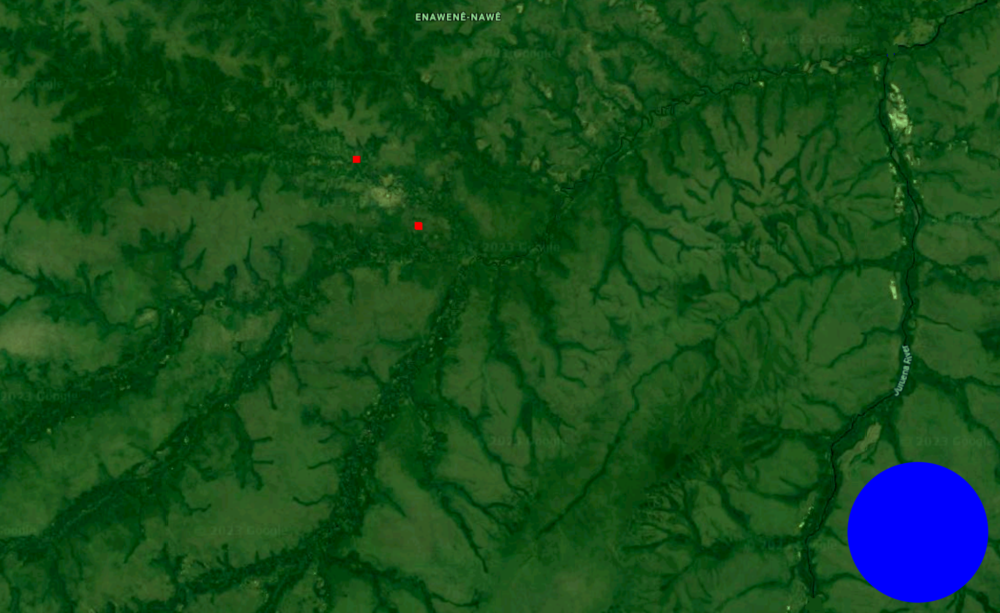
%> input picture Pratica 6/mapa_menor.png, 1000 x 613 px
$ octave pratica.m   (GNU Octave 9; MATLAB toolbox functions it lacks are replaced by stand-ins)
%> lines starting %> are read from the running program, lines starting %| are printed output that depends on the picture; in (x1, y1, x2, y2) boxes, pixels count from 0 and x2, y2 are one past the last pixel; in counts of white or black regions, pixels touching at a corner belong together; the program's own positions count from 1
clear all;
close all;

im = imread("mapa_menor.png");
%> im is the input picture: size 613x1000x3 uint8; mean R, G, B 21.1, 75.7, 27.8

figure("Name", "Mapa");
imshow(im);

imR = im(:,:,1);
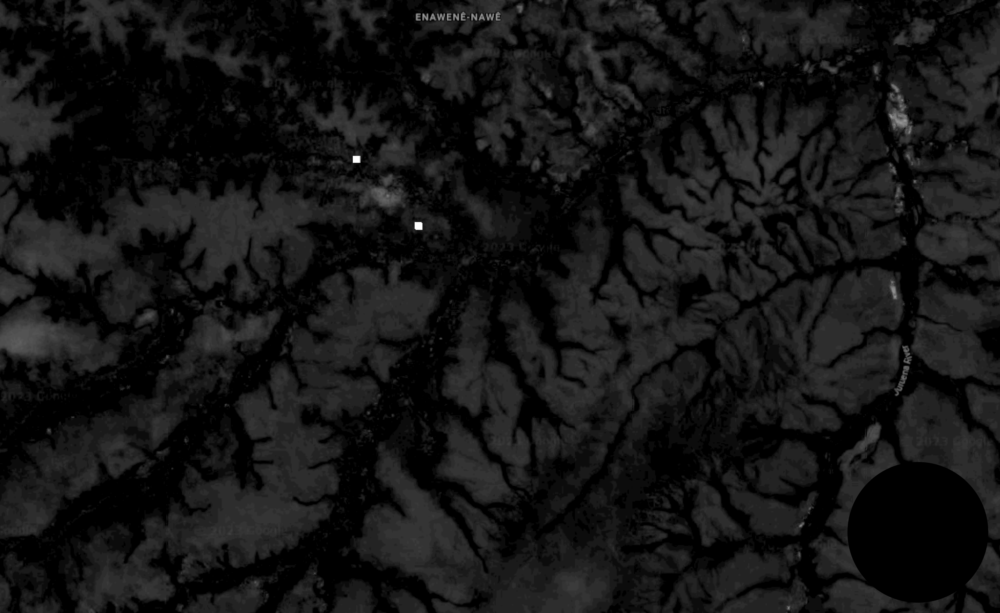
%> imR: size 613x1000 uint8; min 0, max 255, mean 21.1
imB = im(:,:,3);
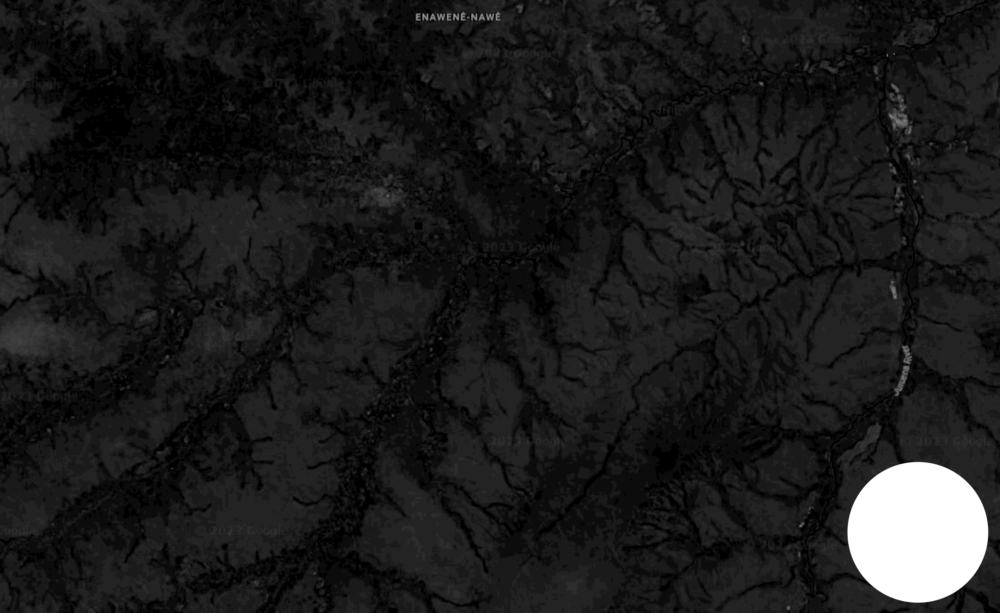
%> imB: size 613x1000 uint8; min 0, max 255, mean 27.8

imDiametro = im;
imLimiarBola = imB > 150;
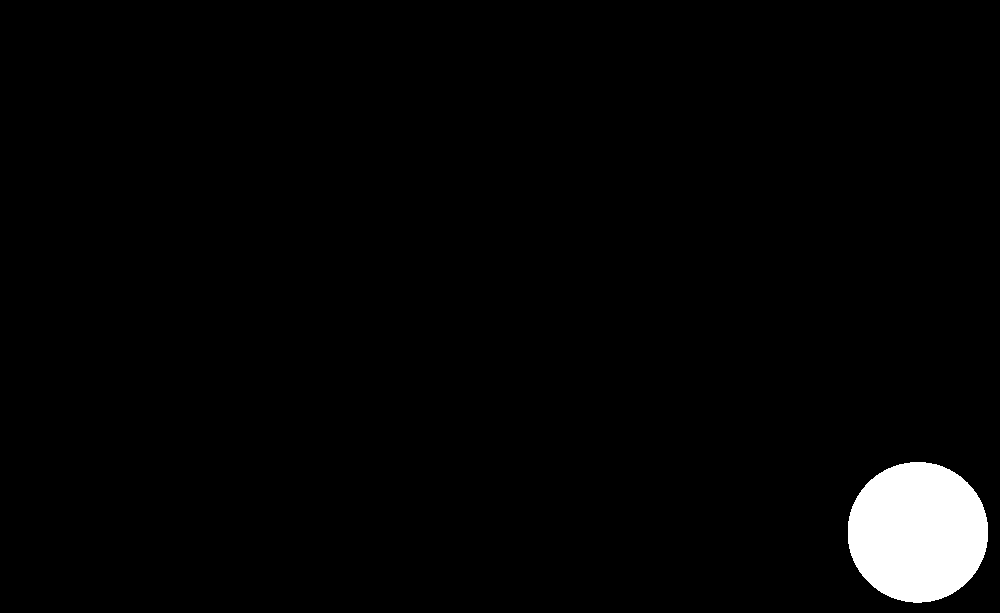
%> imLimiarBola: size 613x1000 logical; 2.5% white; 1 white region, box (x1, y1, x2, y2) and area: (848, 462, 988, 603) 15539
larguraBola = size(imLimiarBola,2);
%> larguraBola = 1000

px = size(imLimiarBola,1);
%> px = 613
py = size(imLimiarBola,2);
%> py = 1000


while(!imLimiarBola(px,py))
    py--;
  if(py < 1)
    py = larguraBola;
     px--;
    endif
endwhile
%> this loop made 10078 passes
%> after the loop, px = 603; py = 922
py = py;
qy = py;
%> qy = 922
qx = 0;

for i=1:size(imLimiarBola,1)
    if(imLimiarBola(i,py))
      qx = i;
      break;
    endif
  endfor
%> after the loop, qx = 463

for i=qx:px
    imDiametro(i,qy,:) = 255;
endfor
%> this loop made 141 passes
%> imDiametro: size 613x1000x3 uint8; 0.02% of pixels changed, all inside (x1, y1, x2, y2) = (921, 462, 922, 603)
diametro = ((px - qx)^2 + (py - qy)^2)^(1/2)
%> diametro = 140

figure("Name", "Diametro da Bola");
imshow(imDiametro)

imLimiarQuad = imR > 150;
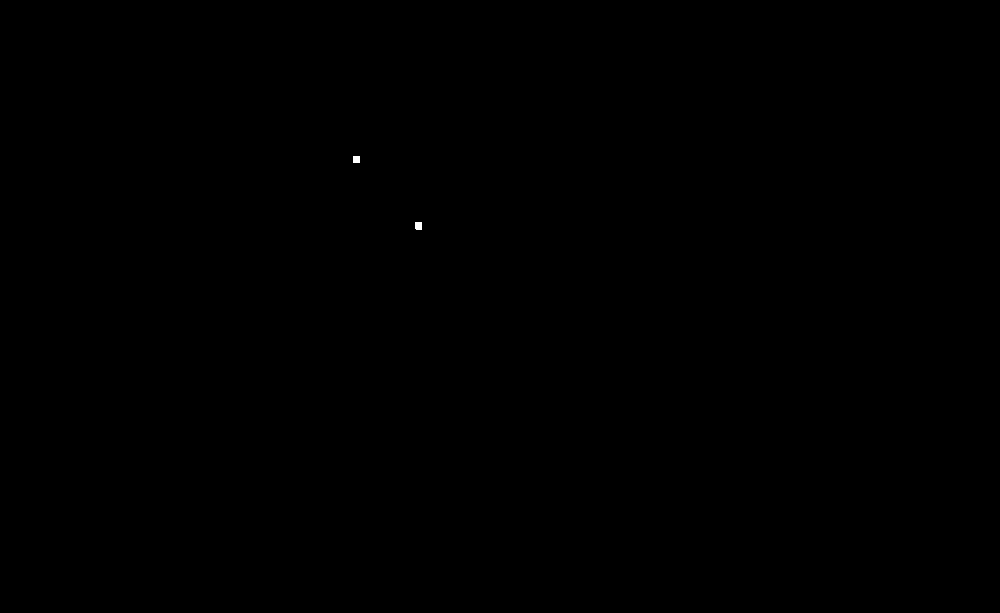
%> imLimiarQuad: size 613x1000 logical; 0.02% white; 2 white regions, box (x1, y1, x2, y2) and area: (415, 222, 422, 230) 55, (353, 156, 360, 163) 49
imDistancia = im;

larguraQuad = size(imLimiarQuad);
%> larguraQuad = [613 1000]
x1 = 1;
y1 = 1;

while(!imLimiarQuad(x1,y1))
  y1++;
  if(y1 > larguraQuad)
    y1 = 1;
    x1++;
  endif
endwhile
%> after the loop, x1 = 157; y1 = 354
imDistancia(x1,y1,:) = 255;
%> imDistancia: size 613x1000x3 uint8; under 0.01% of pixels changed, all inside (x1, y1, x2, y2) = (353, 156, 354, 157)

x2 = size(imLimiarQuad,1);
%> x2 = 613
y2 = size(imLimiarQuad,2);
%> y2 = 1000

while(!imLimiarQuad(x2,y2))
  y2--;
  if(y2 < 1)
    y2 = size(imLimiarQuad,2);
    x2--;
  endif
endwhile
%> this loop made 383578 passes
%> after the loop, x2 = 230; y2 = 422
imDistancia(x2,y2,:) = 255;
%> imDistancia: size 613x1000x3 uint8; mean R, G, B 21.1, 75.7, 27.8; mean of the top-left, top-right, bottom-left and bottom-right quarters 37, 41.5, 41, 46.6

distanciaEuclidiana = ((x1 - x2)^2 + (y1 - y2)^2)^(1/2)
%> distanciaEuclidiana = 99.76

distanciaKm = (distanciaEuclidiana*10)/diametro
%> distanciaKm = 7.13

figure("Name", "Distancia entre os pontos");
imshow(imDistancia)
